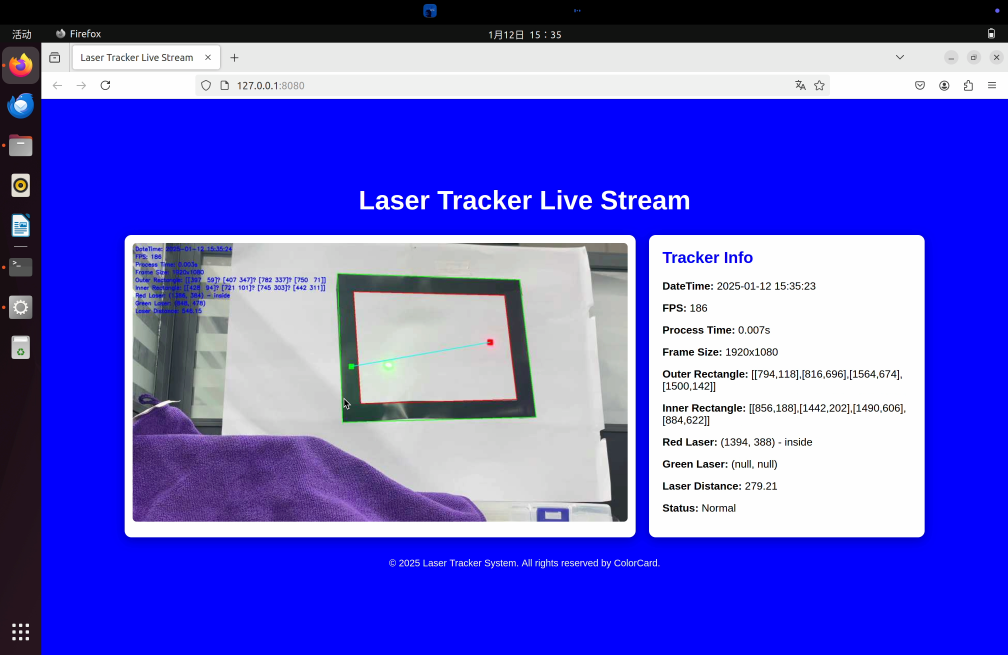
#> input picture picture/img.png, 3024 x 1964 px (shown at 1/3 size)
$ python -i main.py   (imports and definitions only)
#> lines starting #> are read from the running program, lines starting #| are printed output that depends on the picture
import json
import cv2
import numpy as np
# import serial
import time
from datetime import datetime


class LaserTracker:
    def __init__(self):

        # setting.json 设置文件
        with open('setting.json', 'r') as json_file:
            data = json.load(json_file)
        url = data["url"]  # 摄像头配置
        hsv_config = data["hsv_config_path"]

        # 存储json地址
        self.hsv_config_path = hsv_config

        # 初始化HSV阈值（与原逻辑相同）
        self.hsv_values = self.load_hsv_values(self.hsv_config_path)

        # 初始化存储变量
        self.outer_rect = None
        self.inner_rect = None
        self.red_point = None
        self.green_point = None

        # 性能追踪变量
        self.frame_count = 0
        self.fps = 0
        self.start_time = time.time()
        self.processing_time = 0

        # 创建调试窗口
        cv2.namedWindow('Result')
        self.create_trackbars()

        # [8 lines of commented-out code are left out]
        self.cap = cv2.VideoCapture(url)
        self.cap.set(cv2.CAP_PROP_FRAME_WIDTH, 640)  # 降低分辨率提高性能
        self.cap.set(cv2.CAP_PROP_FRAME_HEIGHT, 480)

        # 初始化存储变量
        self.rectangle = None
        self.red_point = None
        self.green_point = None

    def load_hsv_values(self, file_path):
        """从文件加载 HSV 阈值"""
        try:
            with open(file_path, 'r') as file:
                hsv_data = json.load(file)

            # 将列表转换为 NumPy 数组
            for key, value in hsv_data.items():
                hsv_data[key]['low'] = np.array(hsv_data[key]['low'])
                hsv_data[key]['high'] = np.array(hsv_data[key]['high'])

            return hsv_data
        except Exception as e:
            print(f"Error loading HSV values: {e}")
            return None

    def create_trackbars(self):
        """创建HSV调节滑块"""

        def nothing(x):
            pass

        # 黑色阈值调节 - 使用hsv_values中的初始值
        cv2.createTrackbar('Black H Low', 'Result', int(self.hsv_values['black']['low'][0]), 255, nothing)
        cv2.createTrackbar('Black H High', 'Result', int(self.hsv_values['black']['high'][0]), 255, nothing)
        cv2.createTrackbar('Black S Low', 'Result', int(self.hsv_values['black']['low'][1]), 255, nothing)
        cv2.createTrackbar('Black S High', 'Result', int(self.hsv_values['black']['high'][1]), 255, nothing)
        cv2.createTrackbar('Black V Low', 'Result', int(self.hsv_values['black']['low'][2]), 255, nothing)
        cv2.createTrackbar('Black V High', 'Result', int(self.hsv_values['black']['high'][2]), 255, nothing)

        # 红色阈值调节
        cv2.createTrackbar('Red S Low', 'Result', int(self.hsv_values['red1']['low'][1]), 255, nothing)
        cv2.createTrackbar('Red V Low', 'Result', int(self.hsv_values['red1']['low'][2]), 255, nothing)

        # 绿色阈值调节
        cv2.createTrackbar('Green H Low', 'Result', int(self.hsv_values['green']['low'][0]), 180, nothing)
        cv2.createTrackbar('Green H High', 'Result', int(self.hsv_values['green']['high'][0]), 180, nothing)

    # [252 lines left out: functions update_hsv_values, process_frame, draw_info, detect_rectangle, detect_laser, check_point_position and 2 more, not called in this run]
        # if self.ser:
        #     self.ser.close()


# [3 lines not run here, left out]

>>> import cv2
>>> picture = cv2.imread('picture/img.png', cv2.IMREAD_GRAYSCALE)
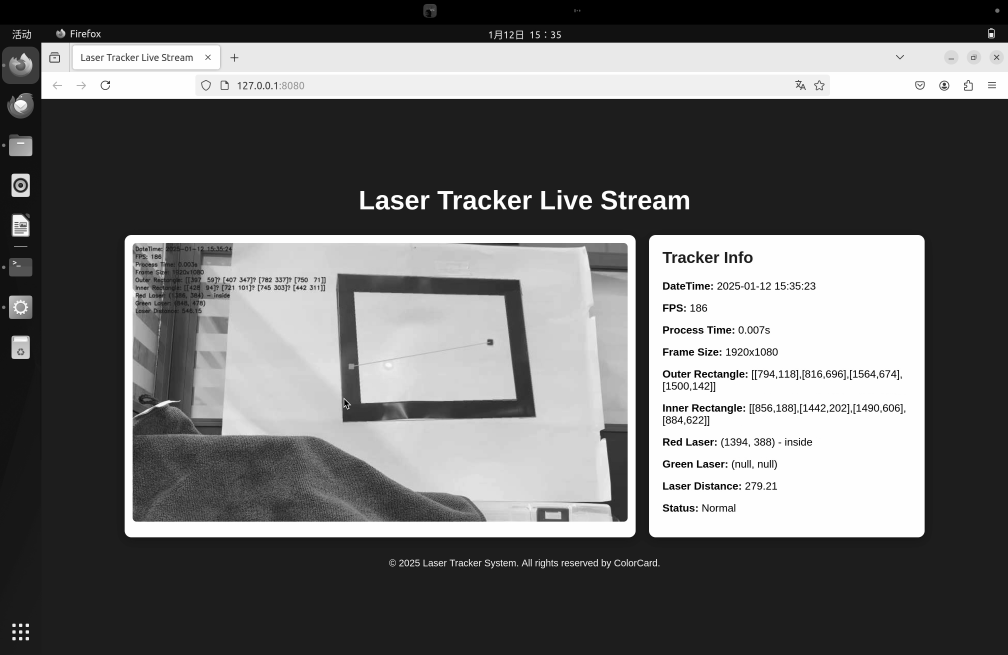
#> picture: shape (1964, 3024) (shown at 1/3 size); min 0, max 255, mean 106
>>> result = LaserTracker().process_frame(picture)
#> (reads setting.json from the repository)
#> (the run stopped early here; a loop or call above may not have finished)
